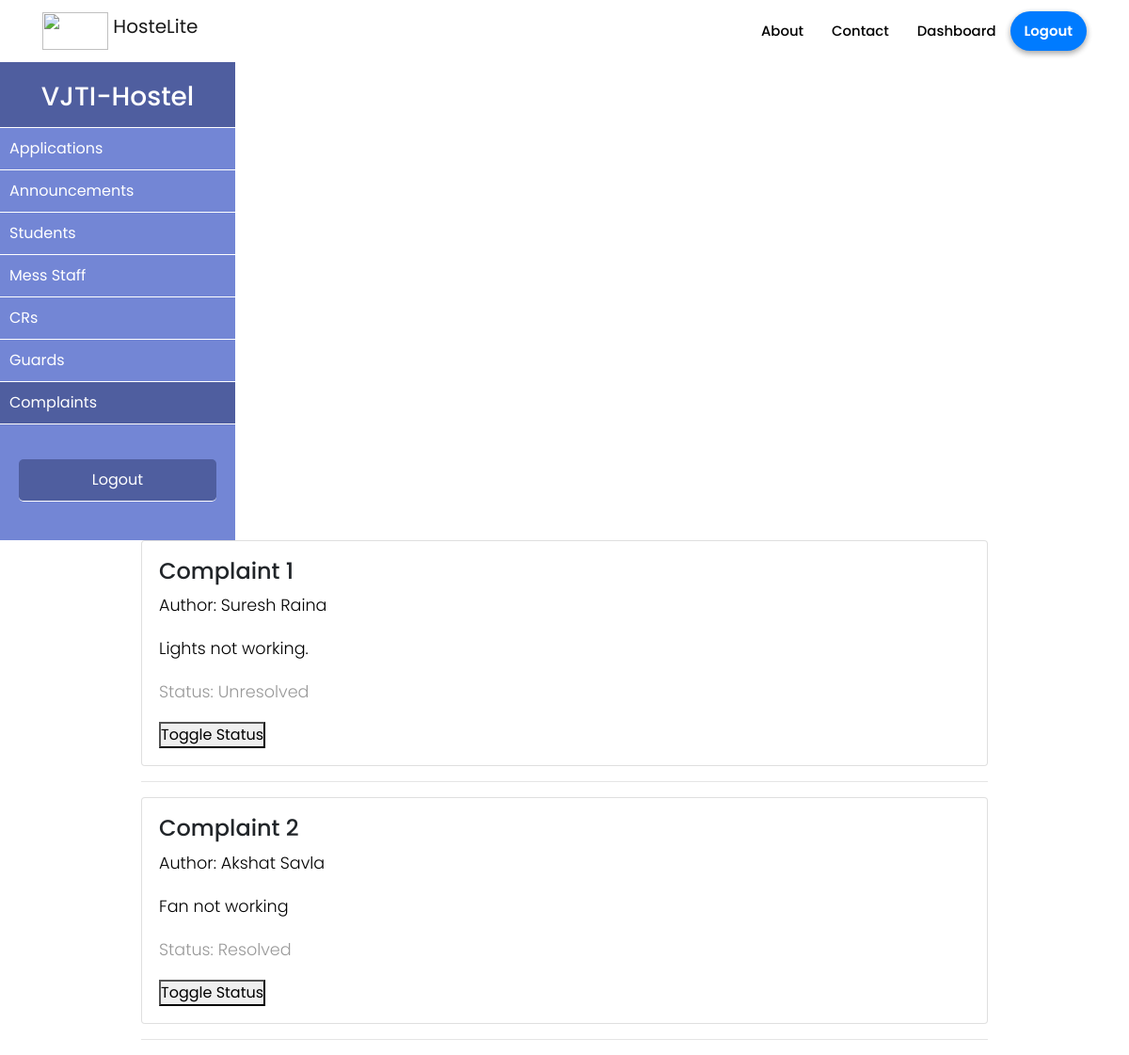
/admin/complaints (signed in), run on the app's committed database.
### hostelmanagement/models.py (models this page shows, shortened)
class Complaint(db.Model):
    id = db.Column(db.Integer, primary_key=True)
    title = db.Column(db.String(100), nullable=False)
    date_posted = db.Column(db.DateTime, nullable=False, default=datetime.utcnow)
    content = db.Column(db.Text, nullable=False)
    user_id = db.Column(db.Integer, db.ForeignKey('user.id'), nullable=False)
    status = db.Column(db.String(20), nullable=False, default="Unresolved")
    answers = db.relationship('Answer', backref = 'complaint', lazy = True)

class User(db.Model, UserMixin):
    id = db.Column(db.Integer, primary_key=True)
    college_id = db.Column(db.String(9), unique=True, nullable=False)
    firstname = db.Column(db.String(20), nullable=False)
    lastname = db.Column(db.String(20), nullable=False)
    email = db.Column(db.String(120), unique=True, nullable=False)
    password = db.Column(db.String(60), nullable=False)
    phone = db.Column(db.String(10), unique=True, nullable=False)
    address = db.Column(db.Text, nullable=False)
    course = db.Column(db.String(20),nullable=True)
    department = db.Column(db.String(20), nullable=True)
    user_type = db.Column(db.Integer, nullable = False, default=1)
    room_no = db.Column(db.Integer, nullable = True)
    announcements = db.relationship('Announcement', backref='author', lazy=True)
    complaints = db.relationship('Complaint', backref='author', lazy=True)
    mess_menu = db.relationship('MessMenu', backref='author', lazy=True)
    courier = db.relationship('Courier', backref='user', lazy=True)
    exitentry = db.relationship('ExitEntry', backref='user', lazy=True)
    visitor = db.relationship('Visitor', backref='user', lazy=True)

### hostelmanagement/routes.py (the view)
@app.route("/admin/complaints", methods=['GET','POST'])
@login_required
def complaint_list():
    complaints = Complaint.query.all()
    return render_template('admin/complaint_list.html', title='Complaints', complaints=complaints)

### hostelmanagement/models.py (called while the page is built)
@login_manager.user_loader
def load_user(user_id):
    return User.query.get(int(user_id))

### hostelmanagement/templates/admin/complaint_list.html (shortened to what this page needs)
{% extends 'admin/admin_layout.html' %}
{% block admin_complaints %}active{% endblock %}
{% block admin_content %}
    <div class="container" style="padding: 0 10%;">
        {% if complaints %}
        {% for complaint in complaints %}
            <div class="card">
                <h4>{{complaint.title}}</h4>
                <p style="color: black">Author: {{complaint.author.firstname}} {{complaint.author.lastname}}</p>
                <p style="color: black;">{{complaint.content}}</p>
                <p>Status: {{complaint.status}}</p>
               <a href="{{ url_for('complaint_status', complaints=complaint.id) }}"><button class="myDIV" type="submit" >Toggle Status</button></a>
            </div>
            <hr>
        {% endfor %}
    {% else %}
        <h2>No complaints</h2>
    {% endif %}
    </div>
{% endblock admin_content %}

### hostelmanagement/static/style.css (style rules this page uses)
* { margin: 0; padding: 0; font-family: "Poppins", sans-serif; font-size: 16px; box-sizing: border-box; }
body { overflow-x:hidden; scroll-behavior: smooth; }
p { font-family: 'Poppins', sans-serif; font-size: 1.1em; font-weight: 300; line-height: 1.7em; color: #999; }

### hostelmanagement/templates/admin/complaint_list.html (style rules this page uses)
.card { padding: 2%; }

### data on the page
Complaint: title "Complaint 1", author.firstname "Suresh", author.lastname "Raina", content "Lights not working.", status "Unresolved"
Complaint: title "Complaint 2", author.firstname "Akshat", author.lastname "Savla", content "Fan not working", status "Resolved"
